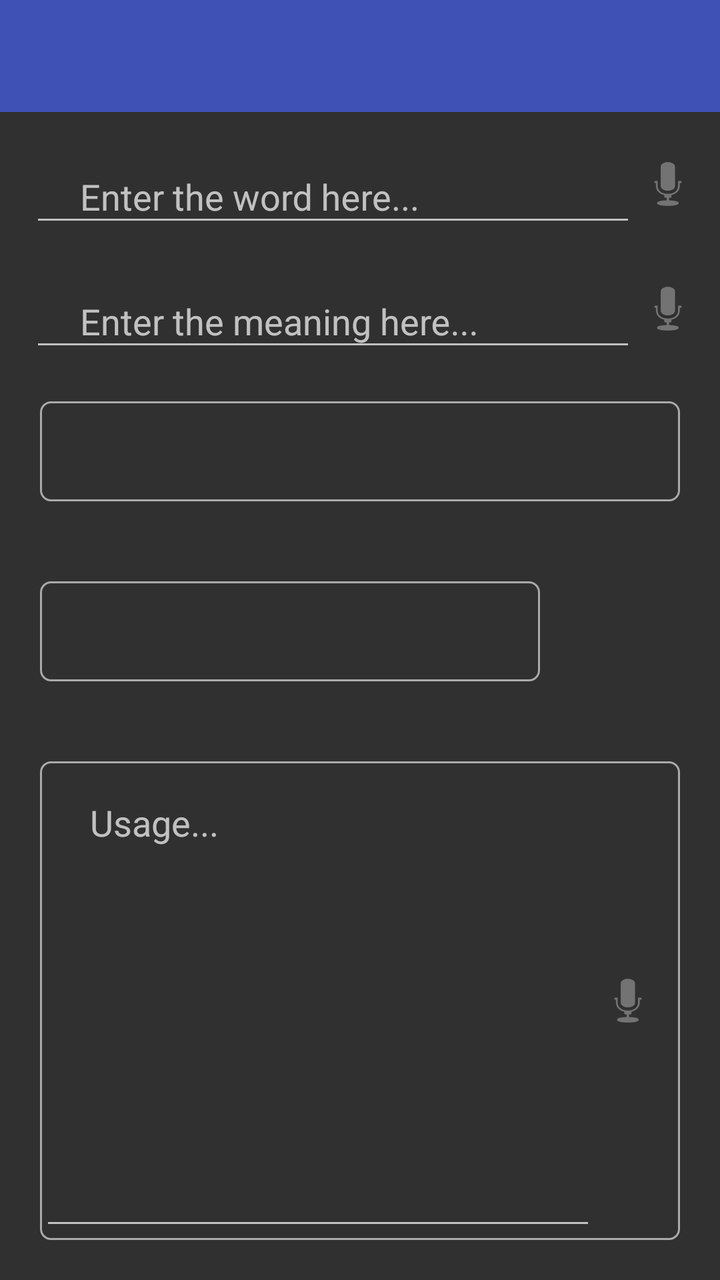
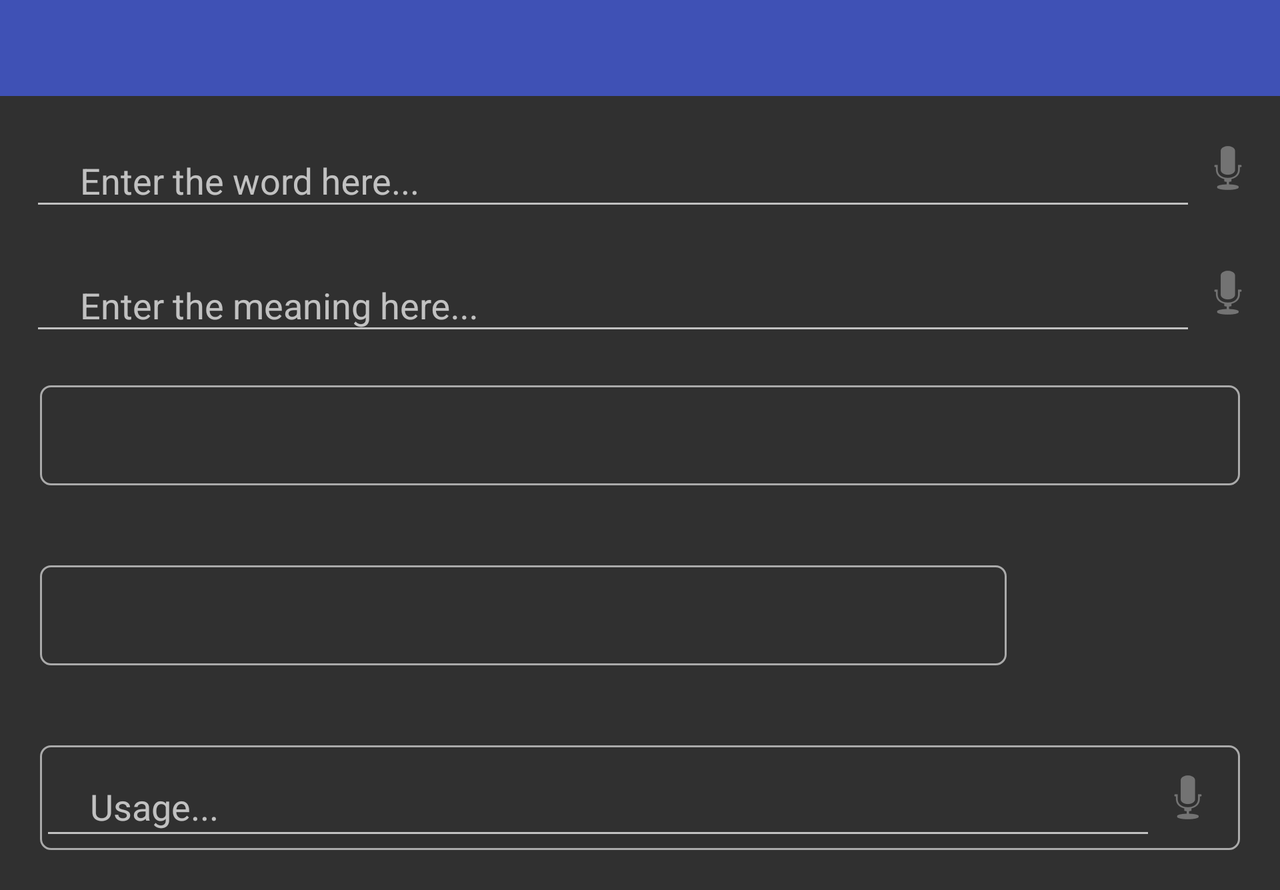

The same Android screen from two of the app's own layout files: first res/layout/ as a phone draws it, then the repository's variant for another configuration, drawn on a device whose configuration selects that folder. Both files follow.
<!-- AndroidManifest.xml: application theme AppTheme -->
<!-- res/layout/activity_add_word.xml -->
<?xml version="1.0" encoding="utf-8"?>
<LinearLayout xmlns:android="http://schemas.android.com/apk/res/android"
    xmlns:tools="http://schemas.android.com/tools"
    android:orientation="vertical"
    android:layout_width="match_parent"
    android:layout_height="match_parent"
    tools:context="com.techpalle.karan.personaldictionary.ui.mywords.AddWordActivity">

    <include
        android:id="@+id/toolbar"
        layout="@layout/toolbar"/>

    <RelativeLayout
        android:layout_marginTop="10dp"
        android:layout_width="match_parent"
        android:layout_height="wrap_content">
        <ImageView
            android:layout_marginRight="10dp"
            android:id="@+id/speak_name"
            android:layout_centerVertical="true"
            android:layout_alignParentRight="true"
            android:src="@android:drawable/ic_btn_speak_now"
            android:layout_width="wrap_content"
            android:layout_height="wrap_content" />
        <android.support.design.widget.TextInputLayout
            android:layout_marginLeft="15dp"
            android:layout_alignParentLeft="true"
            android:layout_toLeftOf="@id/speak_name"
            android:id="@+id/input_layout_word"
            android:layout_width="wrap_content"
            android:layout_height="wrap_content">
            <EditText
                android:inputType="text"
                android:maxLines="1"
                android:id="@+id/edit_text_word"
                android:paddingLeft="25dp"
                android:hint="Enter the word here..."
                android:layout_width="match_parent"
                android:layout_height="wrap_content" />
        </android.support.design.widget.TextInputLayout>

    </RelativeLayout>

    <RelativeLayout
        android:layout_marginTop="10dp"
        android:layout_width="match_parent"
        android:layout_height="wrap_content">
        <ImageView
            android:layout_marginRight="10dp"
            android:id="@+id/speak_meaning"
            android:layout_centerVertical="true"
            android:layout_alignParentRight="true"
            android:src="@android:drawable/ic_btn_speak_now"
            android:layout_width="wrap_content"
            android:layout_height="wrap_content" />
        <android.support.design.widget.TextInputLayout
            android:layout_marginLeft="15dp"
            android:layout_alignParentLeft="true"
            android:layout_toLeftOf="@id/speak_meaning"
            android:id="@+id/input_layout_meaning"
            android:layout_width="wrap_content"
            android:layout_height="wrap_content">
            <EditText
                android:inputType="text"
                android:maxLines="1"
                android:id="@+id/edit_text_meaning"
                android:paddingLeft="25dp"
                android:hint="Enter the meaning here..."
                android:layout_width="match_parent"
                android:layout_height="wrap_content" />
        </android.support.design.widget.TextInputLayout>

    </RelativeLayout>

    <RelativeLayout
        android:layout_margin="20dp"
        android:layout_width="match_parent"
        android:layout_height="50dp"
        android:background="@drawable/background"
        android:orientation="horizontal">

        <Spinner

            android:id="@+id/spinner_word_form"
            android:layout_width="match_parent"
            android:layout_height="wrap_content"
            android:layout_centerVertical="true"
            android:layout_gravity="center"
            android:background="@android:color/transparent"
            android:gravity="center"
            android:layout_marginLeft="10dp"
            android:spinnerMode="dropdown" />

        <ImageView
            android:layout_marginTop="10dp"
            android:layout_marginRight="-30dp"
            android:layout_width="wrap_content"
            android:layout_height="wrap_content"
            android:layout_alignParentRight="true"
            android:layout_centerVertical="true"
            android:layout_gravity="center"
            android:src="@mipmap/drop" />

    </RelativeLayout>

    <LinearLayout
        android:orientation="horizontal"
        android:layout_width="match_parent"
        android:layout_height="wrap_content">
        <RelativeLayout
            android:layout_margin="20dp"
            android:layout_width="0dp"
            android:layout_weight="5"
            android:layout_height="50dp"
            android:background="@drawable/background"
            android:orientation="horizontal">

            <Spinner
                android:id="@+id/spinner_source"
                android:layout_width="match_parent"
                android:layout_height="wrap_content"
                android:layout_centerVertical="true"
                android:layout_gravity="center"
                android:background="@android:color/transparent"
                android:gravity="center"
                android:layout_marginLeft="10dp"
                android:spinnerMode="dropdown" />

            <ImageView
                android:layout_marginTop="10dp"
                android:layout_marginRight="-30dp"
                android:layout_width="wrap_content"
                android:layout_height="wrap_content"
                android:layout_alignParentRight="true"
                android:layout_centerVertical="true"
                android:layout_gravity="center"
                android:src="@mipmap/drop" />

        </RelativeLayout>

        <LinearLayout
            android:layout_marginRight="20dp"
            android:layout_gravity="center_vertical"
            android:layout_weight="1"
            android:layout_width="0dp"
            android:layout_height="wrap_content">
            <Button
                android:id="@+id/button_add_source"
                android:layout_gravity="center_vertical"
                android:background="@drawable/ic_add_white_36dp"
                android:layout_width="wrap_content"
                android:layout_height="wrap_content" />
        </LinearLayout>

    </LinearLayout>

    <RelativeLayout
        android:layout_margin="20dp"
        android:background="@drawable/background"
        android:layout_width="match_parent"
        android:layout_height="match_parent">
        <ImageView
            android:id="@+id/speak_usage"
            android:layout_marginRight="10dp"
            android:layout_centerVertical="true"
            android:layout_alignParentRight="true"
            android:src="@android:drawable/ic_btn_speak_now"
            android:layout_width="wrap_content"
            android:layout_height="wrap_content" />
        <android.support.design.widget.TextInputLayout
            android:id="@+id/input_layout_usage"
            android:layout_alignParentLeft="true"
            android:layout_toLeftOf="@id/speak_usage"
            android:layout_width="wrap_content"
            android:layout_height="match_parent">
            <EditText
                android:gravity="top"
                android:id="@+id/edit_text_usage"
                android:paddingLeft="25dp"
                android:hint="Usage..."
                android:layout_width="match_parent"
                android:layout_height="match_parent" />
        </android.support.design.widget.TextInputLayout>

    </RelativeLayout>


</LinearLayout>
<!-- res/layout/toolbar.xml (included above) -->
<?xml version="1.0" encoding="utf-8"?>
<android.support.v7.widget.Toolbar xmlns:android="http://schemas.android.com/apk/res/android"
    android:layout_width="match_parent"
    android:layout_height="wrap_content"
    android:background="@color/colorPrimary"
    android:minHeight="?attr/actionBarSize" />
<!-- resources referenced by this layout -->
<resources>
  <color name="colorPrimary">#3F51B5</color>
  <!-- drawable background (drawable) -->
  <?xml version="1.0" encoding="utf-8"?>
  <shape xmlns:android="http://schemas.android.com/apk/res/android">
  
      <solid android:color="@android:color/transparent" />
  
      <corners android:radius="5dp" />
  
      <stroke
          android:width="1dp"
          android:color="@android:color/darker_gray" />
  </shape>
  <style name="AppTheme" parent="Theme.AppCompat.NoActionBar">
          
          <item name="colorPrimary">@color/colorPrimary</item>
          <item name="colorPrimaryDark">@color/colorPrimaryDark</item>
          <item name="colorAccent">@color/colorAccent</item>
      </style>
  <color name="colorPrimaryDark">#303F9F</color>
  <color name="colorAccent">#FF4081</color>
</resources>
<!-- res/layout-land/activity_add_word.xml (the repository's variant of the layout above) -->
<!-- drawn on the phone turned sideways -->
<?xml version="1.0" encoding="utf-8"?>
<ScrollView xmlns:android="http://schemas.android.com/apk/res/android"
    xmlns:tools="http://schemas.android.com/tools"
    android:layout_width="match_parent"
    android:layout_height="match_parent"
    tools:context="com.techpalle.karan.personaldictionary.ui.mywords.AddWordActivity">

    <LinearLayout
        android:layout_width="match_parent"
        android:layout_height="match_parent"
        android:orientation="vertical">

        <include
            android:id="@+id/toolbar"
            layout="@layout/toolbar" />

        <RelativeLayout
            android:layout_width="match_parent"
            android:layout_height="wrap_content"
            android:layout_marginTop="10dp">

            <ImageView
                android:id="@+id/name_speak"
                android:layout_width="wrap_content"
                android:layout_height="wrap_content"
                android:layout_alignParentRight="true"
                android:layout_centerVertical="true"
                android:layout_marginRight="10dp"
                android:src="@android:drawable/ic_btn_speak_now" />

            <android.support.design.widget.TextInputLayout
                android:id="@+id/input_layout_word"
                android:layout_width="wrap_content"
                android:layout_height="wrap_content"
                android:layout_alignParentLeft="true"
                android:layout_marginLeft="15dp"
                android:layout_toLeftOf="@id/name_speak">

                <EditText
                    android:id="@+id/edit_text_word"
                    android:layout_width="match_parent"
                    android:layout_height="wrap_content"
                    android:hint="Enter the word here..."
                    android:inputType="text"
                    android:maxLines="1"
                    android:paddingLeft="25dp" />
            </android.support.design.widget.TextInputLayout>

        </RelativeLayout>

        <RelativeLayout
            android:layout_width="match_parent"
            android:layout_height="wrap_content"
            android:layout_marginTop="10dp">

            <ImageView
                android:id="@+id/meaning_speak"
                android:layout_width="wrap_content"
                android:layout_height="wrap_content"
                android:layout_alignParentRight="true"
                android:layout_centerVertical="true"
                android:layout_marginRight="10dp"
                android:src="@android:drawable/ic_btn_speak_now" />

            <android.support.design.widget.TextInputLayout
                android:id="@+id/input_layout_meaning"
                android:layout_width="wrap_content"
                android:layout_height="wrap_content"
                android:layout_alignParentLeft="true"
                android:layout_marginLeft="15dp"
                android:layout_toLeftOf="@id/meaning_speak">

                <EditText
                    android:id="@+id/edit_text_meaning"
                    android:layout_width="match_parent"
                    android:layout_height="wrap_content"
                    android:hint="Enter the meaning here..."
                    android:inputType="text"
                    android:maxLines="1"
                    android:paddingLeft="25dp" />
            </android.support.design.widget.TextInputLayout>

        </RelativeLayout>

        <RelativeLayout
            android:layout_width="match_parent"
            android:layout_height="50dp"
            android:layout_margin="20dp"
            android:background="@drawable/background"
            android:orientation="horizontal">

            <Spinner

                android:id="@+id/spinner_word_form"
                android:layout_width="match_parent"
                android:layout_height="wrap_content"
                android:layout_centerVertical="true"
                android:layout_gravity="center"
                android:layout_marginLeft="10dp"
                android:background="@android:color/transparent"
                android:gravity="center"
                android:spinnerMode="dropdown" />

            <ImageView
                android:layout_width="wrap_content"
                android:layout_height="wrap_content"
                android:layout_alignParentRight="true"
                android:layout_centerVertical="true"
                android:layout_gravity="center"
                android:layout_marginRight="-30dp"
                android:layout_marginTop="10dp"
                android:src="@mipmap/drop" />

        </RelativeLayout>

        <LinearLayout
            android:layout_width="match_parent"
            android:layout_height="wrap_content"
            android:orientation="horizontal">

            <RelativeLayout
                android:layout_width="0dp"
                android:layout_height="50dp"
                android:layout_margin="20dp"
                android:layout_weight="5"
                android:background="@drawable/background"
                android:orientation="horizontal">

                <Spinner
                    android:id="@+id/spinner_source"
                    android:layout_width="match_parent"
                    android:layout_height="wrap_content"
                    android:layout_centerVertical="true"
                    android:layout_gravity="center"
                    android:layout_marginLeft="10dp"
                    android:background="@android:color/transparent"
                    android:gravity="center"
                    android:spinnerMode="dropdown" />

                <ImageView
                    android:layout_width="wrap_content"
                    android:layout_height="wrap_content"
                    android:layout_alignParentRight="true"
                    android:layout_centerVertical="true"
                    android:layout_gravity="center"
                    android:layout_marginRight="-30dp"
                    android:layout_marginTop="10dp"
                    android:src="@mipmap/drop" />

            </RelativeLayout>

            <LinearLayout
                android:layout_width="0dp"
                android:layout_height="wrap_content"
                android:layout_gravity="center_vertical"
                android:layout_marginRight="20dp"
                android:layout_weight="1">

                <Button
                    android:id="@+id/button_add_source"
                    android:layout_width="wrap_content"
                    android:layout_height="wrap_content"
                    android:layout_gravity="center_vertical"
                    android:background="@drawable/ic_add_white_36dp" />
            </LinearLayout>

        </LinearLayout>

        <RelativeLayout
            android:layout_width="match_parent"
            android:layout_height="match_parent"
            android:layout_margin="20dp"
            android:background="@drawable/background">

            <ImageView
                android:id="@+id/speak_usage"
                android:layout_width="wrap_content"
                android:layout_height="wrap_content"
                android:layout_alignParentRight="true"
                android:layout_centerVertical="true"
                android:layout_marginRight="10dp"
                android:src="@android:drawable/ic_btn_speak_now" />

            <android.support.design.widget.TextInputLayout
                android:id="@+id/input_layout_usage"
                android:layout_width="wrap_content"
                android:layout_height="match_parent"
                android:layout_alignParentLeft="true"
                android:layout_toLeftOf="@id/speak_usage">

                <EditText
                    android:id="@+id/edit_text_usage"
                    android:layout_width="match_parent"
                    android:layout_height="match_parent"
                    android:gravity="top"
                    android:hint="Usage..."
                    android:paddingLeft="25dp" />
            </android.support.design.widget.TextInputLayout>

        </RelativeLayout>


    </LinearLayout>
</ScrollView>
